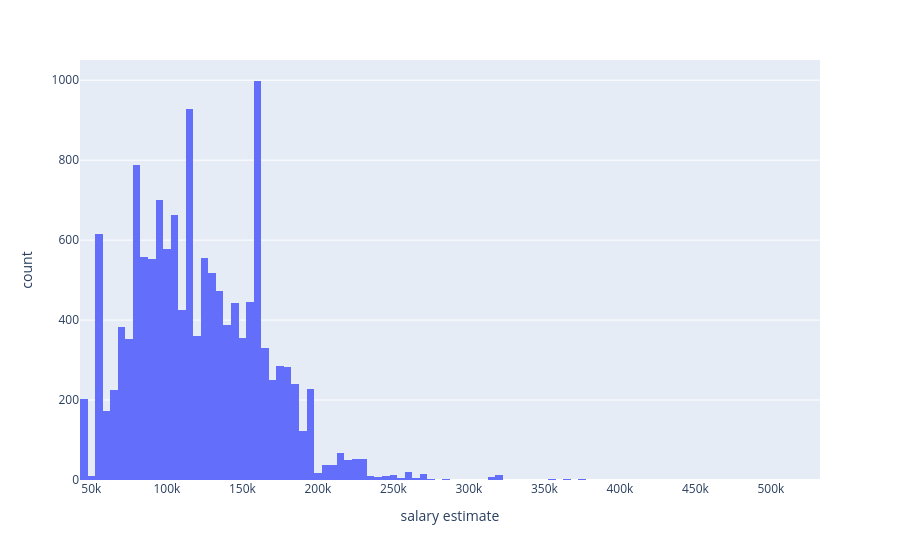

Notebook source saved alongside this figure:
### Code cell
px.histogram(wages, x='salary estimate', nbins=100)

### Figure 1 — Plotly figure (JSON) as saved in the notebook; plotly's stock layout.template omitted (floating-point values rounded to 4 significant figures; data arrays with more than 128 entries replaced by an {"elided": "..."} marker saying what was removed)
{"data": [{"alignmentgroup": "True", "bingroup": "x", "hovertemplate": "salary estimate=%{x}<br>count=%{y}<extra></extra>", "legendgroup": "", "marker": {"color": "#636efa", "pattern": {"shape": ""}}, "name": "", "nbinsx": 100, "offsetgroup": "", "orientation": "v", "showlegend": false, "type": "histogram", "x": {"elided": "13864 float values"}, "xaxis": "x", "yaxis": "y"}], "layout": {"autosize": true, "barmode": "relative", "legend": {"tracegroupgap": 0}, "margin": {"t": 60}, "xaxis": {"anchor": "y", "autorange": true, "domain": [0, 1], "range": [42500, 532500], "title": {"text": "salary estimate"}, "type": "linear"}, "yaxis": {"anchor": "x", "autorange": true, "domain": [0, 1], "range": [0, 1051.0], "title": {"text": "count"}}}}
